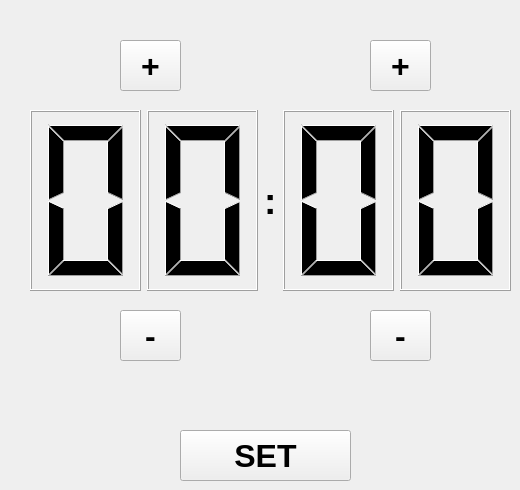
        <widget class="QWidget" name="tab3">
         <attribute name="title">
          <string>Alarm</string>
         </attribute>
         <widget class="QWidget" name="layoutWidget">
          <property name="geometry">
           <rect>
            <x>30</x>
            <y>110</y>
            <width>481</width>
            <height>181</height>
           </rect>
          </property>
          <layout class="QHBoxLayout" name="horizontalLayout_3">
           <item>
            <widget class="QLCDNumber" name="lcdNumber_7">
             <property name="digitCount">
              <number>1</number>
             </property>
             <property name="intValue" stdset="0">
              <number>0</number>
             </property>
            </widget>
           </item>
           <item>
            <widget class="QLCDNumber" name="lcdNumber_8">
             <property name="digitCount">
              <number>1</number>
             </property>
             <property name="intValue" stdset="0">
              <number>0</number>
             </property>
            </widget>
           </item>
           <item>
            <widget class="QLabel" name="label_3">
             <property name="sizePolicy">
              <sizepolicy hsizetype="Fixed" vsizetype="Preferred">
               <horstretch>0</horstretch>
               <verstretch>0</verstretch>
              </sizepolicy>
             </property>
             <property name="font">
              <font>
               <pointsize>28</pointsize>
               <weight>75</weight>
               <bold>true</bold>
              </font>
             </property>
             <property name="text">
              <string>:</string>
             </property>
            </widget>
           </item>
           <item>
            <widget class="QLCDNumber" name="lcdNumber_9">
             <property name="digitCount">
              <number>1</number>
             </property>
            </widget>
           </item>
           <item>
            <widget class="QLCDNumber" name="lcdNumber_10">
             <property name="digitCount">
              <number>1</number>
             </property>
            </widget>
           </item>
          </layout>
         </widget>
         <widget class="QPushButton" name="pushButton_3">
          <property name="geometry">
           <rect>
            <x>120</x>
            <y>40</y>
            <width>61</width>
            <height>51</height>
           </rect>
          </property>
          <property name="font">
           <font>
            <pointsize>24</pointsize>
            <weight>75</weight>
            <bold>true</bold>
           </font>
          </property>
          <property name="text">
           <string>+</string>
          </property>
         </widget>
         <widget class="QPushButton" name="pushButton_4">
          <property name="geometry">
           <rect>
            <x>370</x>
            <y>40</y>
            <width>61</width>
            <height>51</height>
           </rect>
          </property>
          <property name="font">
           <font>
            <pointsize>24</pointsize>
            <weight>75</weight>
            <bold>true</bold>
           </font>
          </property>
          <property name="text">
           <string>+</string>
          </property>
         </widget>
         <widget class="QPushButton" name="pushButton_10">
          <property name="geometry">
           <rect>
            <x>370</x>
            <y>310</y>
            <width>61</width>
            <height>51</height>
           </rect>
          </property>
          <property name="font">
           <font>
            <pointsize>24</pointsize>
            <weight>75</weight>
            <bold>true</bold>
           </font>
          </property>
          <property name="text">
           <string>-</string>
          </property>
         </widget>
         <widget class="QPushButton" name="pushButton_11">
          <property name="geometry">
           <rect>
            <x>120</x>
            <y>310</y>
            <width>61</width>
            <height>51</height>
           </rect>
          </property>
          <property name="font">
           <font>
            <pointsize>24</pointsize>
            <weight>75</weight>
            <bold>true</bold>
           </font>
          </property>
          <property name="text">
           <string>-</string>
          </property>
         </widget>
         <widget class="QPushButton" name="pushButton_15">
          <property name="geometry">
           <rect>
            <x>180</x>
            <y>430</y>
            <width>171</width>
            <height>51</height>
           </rect>
          </property>
          <property name="font">
           <font>
            <pointsize>24</pointsize>
            <weight>75</weight>
            <bold>true</bold>
           </font>
          </property>
          <property name="text">
           <string>SET</string>
          </property>
         </widget>
        </widget>
